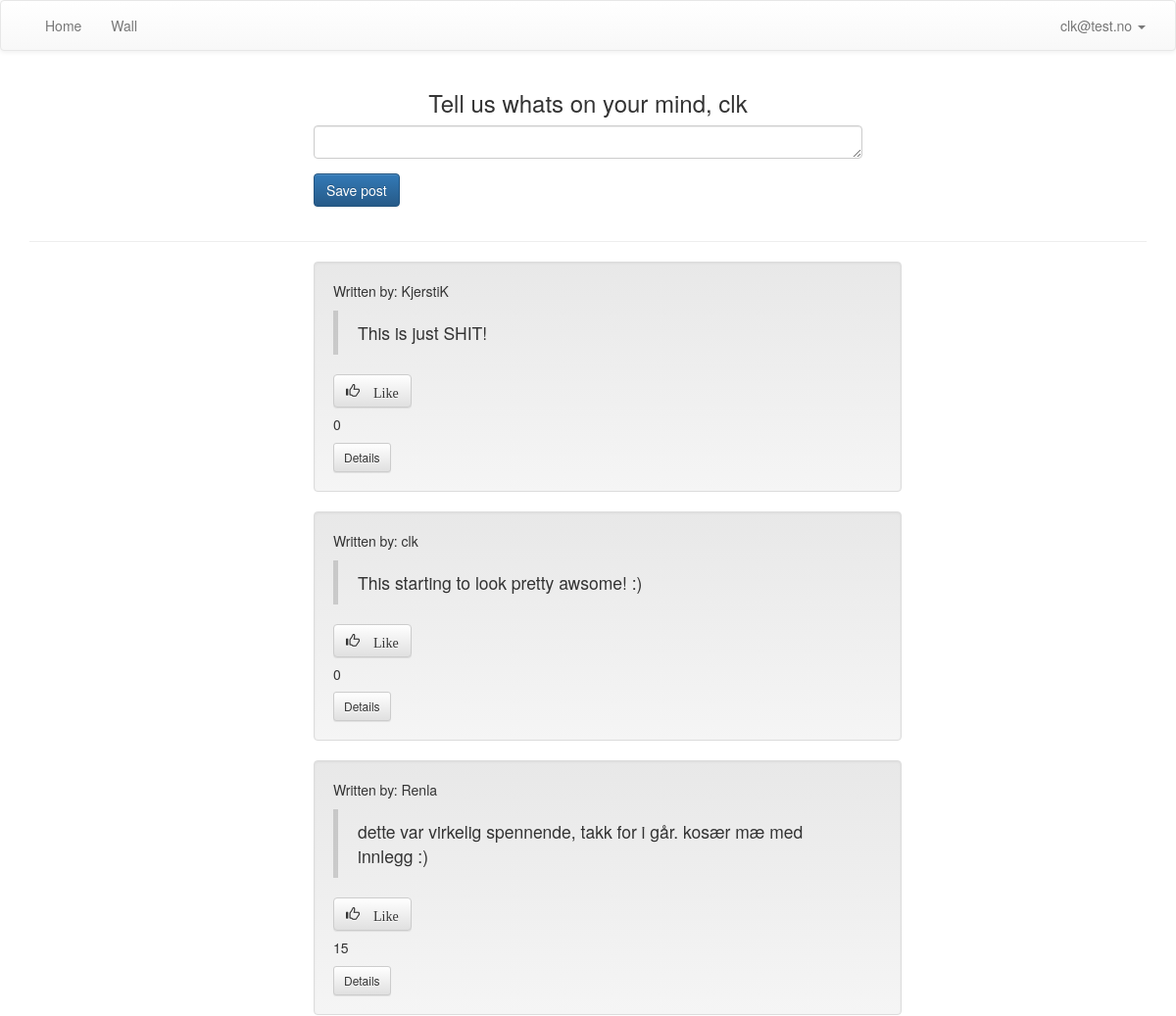
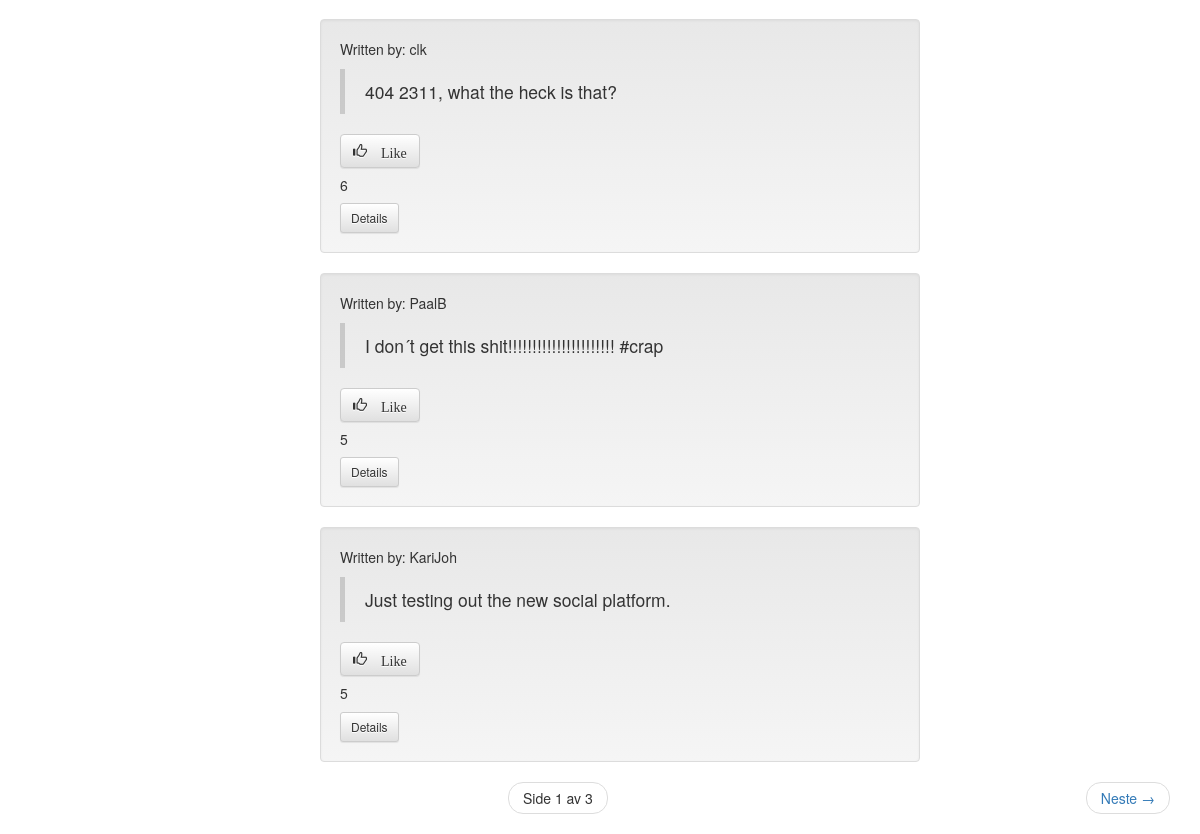
/kvittr_messages/ (signed in), run on the app's committed database (2 pictures, top to bottom).
### kvittr_messages/models.py (models this page shows, shortened)
class Message(models.Model):
	message = models.TextField()
	created_by = models.ForeignKey(User, related_name="created_message")
	created_datetime = models.DateTimeField()
	likes = models.PositiveIntegerField(default=0)
	class Meta:
		ordering = ['-id']

### kvittr_messages/views.py (the view)
def message_listing(request):
	new_post = request.POST.get('new_post')
	if new_post:
		post = Message()
		post.message = new_post
		post.created_datetime = timezone.now()
		post.created_by = request.user
		post.save()
	messages = Message.objects.all()
	page_number = request.GET.get('page')
	paginator = Paginator(messages, 6)
	try:
		messages = paginator.page(page_number)
	except PageNotAnInteger:
		messages = paginator.page(1)
	except EmptyPage:
		messages = paginator.page(paginator.num_pages)
	context = {'messages': messages}
	return render(request, 'kvittr_messages/message_listing.html', context)

### kvittr_messages/templates/kvittr_messages/message_listing.html (shortened to what this page needs)
{% extends 'theme/base.html' %}
{% block pagecontent %}
    {% if user.is_authenticated %}
    <div class="row" style="margin-bottom:10px; width: 590px; margin-left: auto; margin-right: auto;">
        <div class="col-sm-12">
            <h3 class="text-center">Tell us whats on your mind, {{ user.username }}</h3>
            <form class="form-horizontal" method="POST">
                <div class="form-group">
                    <div class="col-sm-12">
                       <textarea class="form-control" rows="1" name="new_post" required></textarea>
                    </div>
                </div>
                <div class="form-group">
                    <div class="col-sm-12">
                        <button type="submit" class="btn btn-primary ">Save post</button>
                    </div>
                </div>
            </form>
        </div>
    </div>
    <hr>
    {% else %}
        <div class="container">
            <div class="page-header">
                <h1 class="text-center">Kvittr Wall <small>- register to write your own messages and to like others! </small></h1>
            </div>
        </div>
    {% endif %}
        <ul>
        {% for message in messages %}
            <li class="well" style="list-style:none; width: 600px; margin-left: auto; margin-right: auto;">
                <p>Written by: {{ message.created_by }} </p>
                <blockquote>{{ message.message }}</blockquote>
        {% if user.is_authenticated %}
                <button type="button" class="add-likes-link btn btn-default" aria-label="Like" data-messageid="{{ message.id }}">
                  <span class="glyphicon glyphicon-thumbs-up" aria-hidden="true"> Like </span>
                </button>
        {% endif %}
                <h5 id="id-likes-for-message-{{ message.id }}"> {{ message.likes }}</h5>
                <a href="{% url 'message_details' message.id %}" class="btn btn-sm btn-default">Details</a>
            </li>
        {% endfor %}
        </ul>
    <nav>
        <ul class="pager">
                <li>
                    <span class="current">
                        Side {{ messages.number }} av {{ messages.paginator.num_pages }}
                    </span>
                </li>
            {% if messages.has_next %}
                <li class="next">
                    <a href="?page={{ messages.next_page_number }}">
                        Neste <span aria-hidden="true"> &rarr; </span>
                    </a>
                </li>
            {% endif %}
        </ul>
    </nav>
{% endblock %}

### theme/templates/theme/base.html (shortened to what this page needs)
{% extends 'theme/site_base.html' %}
{% block body %}
    <nav class="navbar navbar-default" role="navigation">
      <div class="container-fluid">
        <div class="collapse navbar-collapse" id="bs-example-navbar-collapse-1">
          <ul class="nav navbar-nav">
            <li>
                <a href="{% url 'frontpage' %}">Home</a>
            </li>
            <li>
                <a href="{% url 'message_listing' %}">Wall</a>
            </li>
          </ul>
          <ul class="nav navbar-nav navbar-right">
          {% if user.is_anonymous %}
                <li class="dropdown">
                  <a href="#" class="dropdown-toggle" data-toggle="dropdown">
                    <span class="glyphicon glyphicon-user" aria-hidden="true"></span>
                    <span class="caret"></span></a>
                  <ul class="dropdown-menu" role="menu">
                    <li><a href="{% url 'user_login' %}">Sign in</a></li>
                    <li><a href="{% url 'user_register' %}">Register</a></li>
                  </ul>
                </li>
          {% else %}
                <li class="dropdown">
                  <a href="#" class="dropdown-toggle" data-toggle="dropdown">{{ user.email }} <span class="caret"></span></a>
                </li>
          {% endif %}
          </ul>
        </div>
      </div>
    </nav>
    <div class="container">
        {% block pagecontent %}
        {% endblock %}
    </div>
{% endblock body %}

### data on the page
Message: created_by "KjerstiK", message "This is just SHIT!", likes "0"
Message: created_by "clk", message "This starting to look pretty awsome! :)", likes "0"
Message: created_by "Renla", message "dette var virkelig spennende, takk for i går. kosær mæ med innlegg :)", likes "15"
Message: created_by "clk", message "404 2311, what the heck is that?", likes "6"
Message: created_by "PaalB", message "I don´t get this shit!!!!!!!!!!!!!!!!!!!!!! #crap", likes "5"
Message: created_by "KariJoh", message "Just testing out the new social platform.", likes "5"

### other printed values
{{ user.email }} "clk@test.no"
{{ user.username }} "clk"
{{ messages.number }} "1"
{{ messages.paginator.num_pages }} "3"
